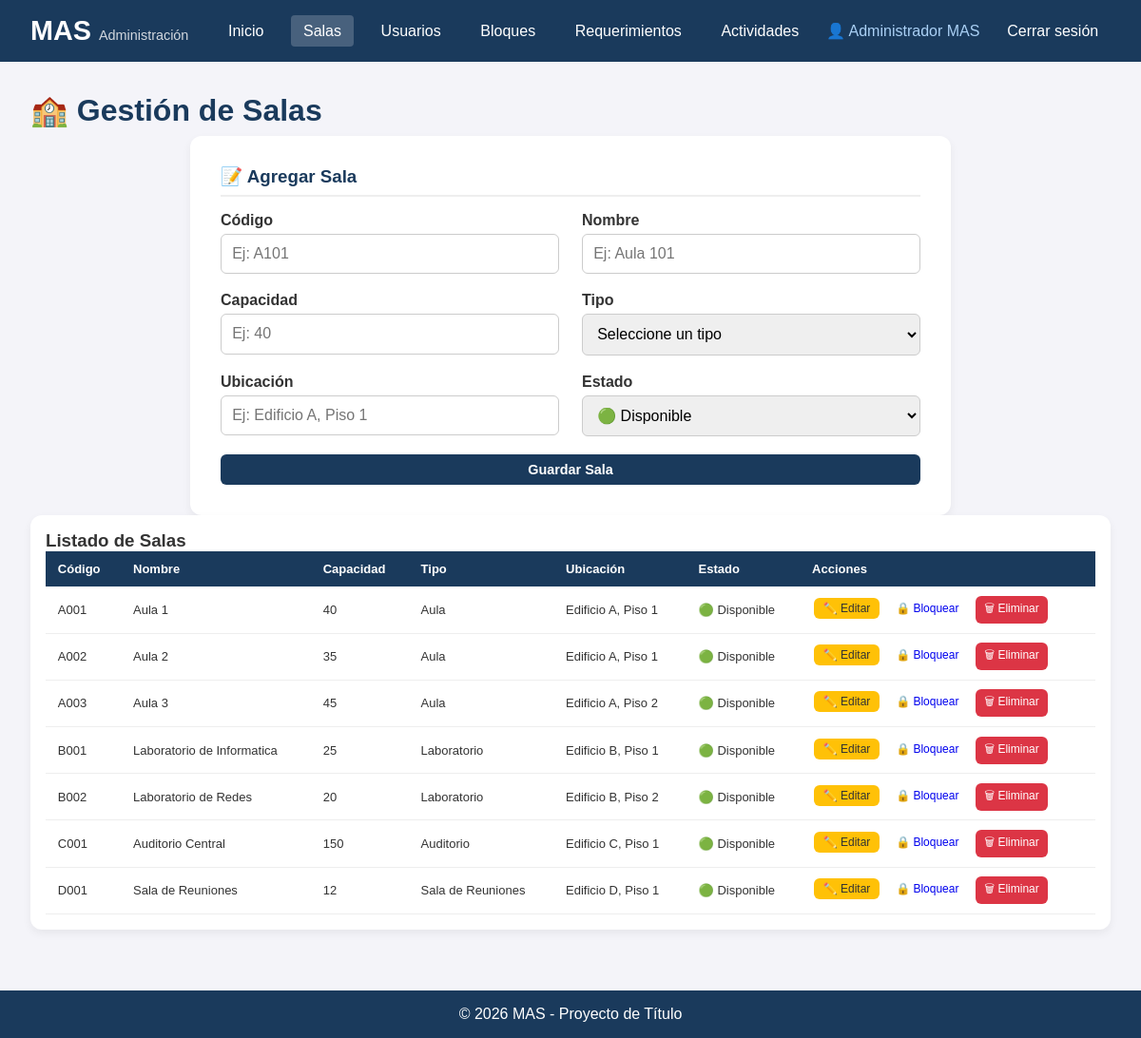
/admin/salas.php (signed in), run on the app's committed database.
### tables this page shows
CREATE TABLE salas (
    id_sala INT AUTO_INCREMENT PRIMARY KEY,
    codigo_sala VARCHAR(10) UNIQUE NOT NULL,
    nombre_sala VARCHAR(100) NOT NULL,
    capacidad INT NOT NULL,
    id_tipo_sala INT,
    estado ENUM('disponible', 'mantencion') DEFAULT 'disponible',
    ubicacion VARCHAR(100),
    descripcion TEXT,
    FOREIGN KEY (id_tipo_sala) REFERENCES tipos_sala(id_tipo_sala)
);

CREATE TABLE tipos_sala (
    id_tipo_sala INT AUTO_INCREMENT PRIMARY KEY,
    nombre_tipo VARCHAR(50) NOT NULL,
    descripcion TEXT
);

### public/admin/salas.php (the view, shortened to what this page needs)
<?php
require_once '../../config/database.php';
$editar = null;
$salas = $pdo->query("SELECT s.*, t.nombre_tipo FROM salas s LEFT JOIN tipos_sala t ON s.id_tipo_sala = t.id_tipo_sala ORDER BY s.codigo_sala")->fetchAll();
?>
<!DOCTYPE html>
<html lang="es">
<head>
    <link rel="stylesheet" href="../css/style.css">
</head>
<body>
    <header>
        <nav>
            <div class="logo"><h1>MAS</h1><span>Administración</span></div>
            <ul>
                <li><a href="../index.php">Inicio</a></li>
                <li><a href="salas.php" class="active">Salas</a></li>
                <li><a href="usuarios.php">Usuarios</a></li>
                <li><a href="bloques.php">Bloques</a></li>
                <li><a href="requerimientos.php">Requerimientos</a></li>
                <li><a href="tipos_actividad.php">Actividades</a></li>
                <li><span>👤 <?php echo htmlspecialchars($_SESSION['nombre_completo']); ?></span></li>
                <li><a href="../logout.php">Cerrar sesión</a></li>
            </ul>
        </nav>
    </header>
    <main>
        <h2>🏫 Gestión de Salas</h2>
        <div class="form-container">
            <h3><?php echo $editar ? '✏️ Editar Sala' : '📝 Agregar Sala'; ?></h3>
            <form method="POST">
                <div class="form-row">
                    <div class="form-group">
                        <label for="codigo_sala">Código</label>
                        <input type="text" id="codigo_sala" name="codigo_sala"
                               value="<?php echo $editar ? htmlspecialchars($editar['codigo_sala']) : ''; ?>"
                               placeholder="Ej: A101" required>
                    </div>
                    <div class="form-group">
                        <label for="nombre_sala">Nombre</label>
                        <input type="text" id="nombre_sala" name="nombre_sala"
                               value="<?php echo $editar ? htmlspecialchars($editar['nombre_sala']) : ''; ?>"
                               placeholder="Ej: Aula 101" required>
                    </div>
                </div>
                <div class="form-row">
                    <div class="form-group">
                        <label for="capacidad">Capacidad</label>
                        <input type="number" id="capacidad" name="capacidad"
                               value="<?php echo $editar ? $editar['capacidad'] : ''; ?>"
                               placeholder="Ej: 40" required>
                    </div>
                    <div class="form-group">
                        <label for="id_tipo_sala">Tipo</label>
                        <select id="id_tipo_sala" name="id_tipo_sala" required>
                            <option value="">Seleccione un tipo</option>
                        </select>
                    </div>
                </div>
                <div class="form-row">
                    <div class="form-group">
                        <label for="ubicacion">Ubicación</label>
                        <input type="text" id="ubicacion" name="ubicacion"
                               value="<?php echo $editar ? htmlspecialchars($editar['ubicacion']) : ''; ?>"
                               placeholder="Ej: Edificio A, Piso 1">
                    </div>
                    <div class="form-group">
                        <label for="estado">Estado</label>
                        <select id="estado" name="estado" required>
                            <option value="disponible" <?php echo $editar && $editar['estado'] == 'disponible' ? 'selected' : ''; ?>>🟢 Disponible</option>
                        </select>
                    </div>
                </div>
                <button type="submit" class="btn btn-primary">
                    <?php echo $editar ? 'Actualizar Sala' : 'Guardar Sala'; ?>
                </button>
            </form>
        </div>
        <div class="table-container">
            <h3>Listado de Salas</h3>
            <table>
                <thead>
                    <tr>
                        <th>Código</th>
                        <th>Nombre</th>
                        <th>Capacidad</th>
                        <th>Tipo</th>
                        <th>Ubicación</th>
                        <th>Estado</th>
                        <th>Acciones</th>
                    </tr>
                </thead>
                <tbody>
                    <?php foreach ($salas as $sala): ?>
                    <tr>
                        <td><?php echo htmlspecialchars($sala['codigo_sala']); ?></td>
                        <td><?php echo htmlspecialchars($sala['nombre_sala']); ?></td>
                        <td><?php echo $sala['capacidad']; ?></td>
                        <td><?php echo htmlspecialchars($sala['nombre_tipo'] ?? 'Sin tipo'); ?></td>
                        <td><?php echo htmlspecialchars($sala['ubicacion']); ?></td>
                        <td><?php echo $sala['estado'] === 'disponible' ? '🟢 Disponible' : '🔴 Mantención'; ?></td>
                        <td>
                            <a href="salas.php?editar=<?php echo $sala['id_sala']; ?>" class="btn btn-warning btn-sm">✏️ Editar</a>
                            <a href="salas.php?cambiar_estado=<?php echo $sala['id_sala']; ?>"
                               class="btn btn-info btn-sm"
                               onclick="return confirm('¿Cambiar estado de la sala?')">
                               <?php echo $sala['estado'] === 'disponible' ? '🔒 Bloquear' : '🔓 Desbloquear'; ?>
                            </a>
                            <a href="salas.php?eliminar=<?php echo $sala['id_sala']; ?>"
                               class="btn btn-danger btn-sm"
                               onclick="return confirm('¿Estás seguro de eliminar esta sala?')">
                               🗑 Eliminar
                            </a>
                        </td>
                    </tr>
                    <?php endforeach; ?>
                </tbody>
            </table>
        </div>
    </main>
    <footer><p>&copy; 2026 MAS - Proyecto de Título</p></footer>
</body>
</html>

### public/css/style.css (style rules this page uses)
* { margin: 0; padding: 0; box-sizing: border-box; }
body { font-family: Arial, sans-serif; background: #f4f4f9; color: #333; min-height: 100vh; display: flex; flex-direction: column; }
header { background: #1a3a5c; color: white; padding: 1rem 2rem; position: sticky; top: 0; z-index: 1000; }
nav { display: flex; justify-content: space-between; align-items: center; flex-wrap: wrap; max-width: 1200px; margin: 0 auto; }
nav .logo h1 { display: inline; font-size: 1.8rem; }
nav .logo span { font-size: 0.9rem; opacity: 0.8; margin-left: 0.5rem; }
nav ul { list-style: none; display: flex; gap: 1rem; align-items: center; flex-wrap: wrap; }
nav ul li a { color: white; text-decoration: none; padding: 0.5rem 0.8rem; border-radius: 4px; transition: background 0.3s; }
nav ul li a.active { background: rgba(255, 255, 255, 0.2); }
nav ul li span { color: #aad0f5; }
main { flex: 1; max-width: 1200px; margin: 2rem auto; padding: 0 2rem; width: 100%; }
h2 { color: #1a3a5c; font-size: 2rem; margin-bottom: 0.5rem; }
.btn-primary { width: 100%; padding: 0.8rem; background: #1a3a5c; color: white; border: none; border-radius: 6px; font-size: 1rem; font-weight: 600; cursor: pointer; transition: background 0.3s; }
.table-container { overflow-x: auto; background: white; border-radius: 12px; box-shadow: 0 4px 10px rgba(0, 0, 0, 0.06); padding: 1rem; }
table { width: 100%; border-collapse: collapse; font-size: 13px; }
table th { background: #1a3a5c; color: white; padding: 0.7rem 0.8rem; text-align: left; }
table td { padding: 0.6rem 0.8rem; border-bottom: 1px solid #eee; }
.btn { display: inline-block; padding: 0.5rem 1.2rem; border-radius: 6px; text-decoration: none; font-size: 0.9rem; border: none; cursor: pointer; transition: background 0.3s; }
.btn-danger { background: #dc3545; color: white; }
.btn-warning { background: #ffc107; color: #333; }
.btn-sm { padding: 0.25rem 0.6rem; font-size: 0.75rem; margin: 0 2px; }
.form-container { background: white; padding: 2rem; border-radius: 12px; box-shadow: 0 4px 10px rgba(0, 0, 0, 0.06); max-width: 800px; margin: 0 auto; }
.form-container h3 { color: #1a3a5c; margin-bottom: 1rem; border-bottom: 2px solid #eee; padding-bottom: 0.5rem; }
.form-row { display: flex; gap: 1.5rem; flex-wrap: wrap; }
.form-row .form-group { flex: 1; min-width: 180px; }
.form-group { margin-bottom: 1.2rem; }
.form-group label { display: block; font-weight: 600; margin-bottom: 0.3rem; color: #333; }
.form-group input, .form-group select, .form-group textarea { width: 100%; padding: 0.7rem; border: 1px solid #ccc; border-radius: 6px; font-size: 1rem; font-family: inherit; }
footer { background: #1a3a5c; color: white; text-align: center; padding: 1rem; margin-top: 2rem; }

### data on the page
salas: codigo_sala "A001", nombre_sala "Aula 1", capacidad "40", id_tipo_sala.nombre_tipo "Aula", ubicacion "Edificio A, Piso 1", estado "🟢 Disponible"
salas: codigo_sala "A002", nombre_sala "Aula 2", capacidad "35", id_tipo_sala.nombre_tipo "Aula", ubicacion "Edificio A, Piso 1", estado "🟢 Disponible"
salas: codigo_sala "A003", nombre_sala "Aula 3", capacidad "45", id_tipo_sala.nombre_tipo "Aula", ubicacion "Edificio A, Piso 2", estado "🟢 Disponible"
salas: codigo_sala "B001", nombre_sala "Laboratorio de Informatica", capacidad "25", id_tipo_sala.nombre_tipo "Laboratorio", ubicacion "Edificio B, Piso 1", estado "🟢 Disponible"
salas: codigo_sala "B002", nombre_sala "Laboratorio de Redes", capacidad "20", id_tipo_sala.nombre_tipo "Laboratorio", ubicacion "Edificio B, Piso 2", estado "🟢 Disponible"
salas: codigo_sala "C001", nombre_sala "Auditorio Central", capacidad "150", id_tipo_sala.nombre_tipo "Auditorio", ubicacion "Edificio C, Piso 1", estado "🟢 Disponible"
salas: codigo_sala "D001", nombre_sala "Sala de Reuniones", capacidad "12", id_tipo_sala.nombre_tipo "Sala de Reuniones", ubicacion "Edificio D, Piso 1", estado "🟢 Disponible"

### other printed values
$_SESSION['nombre_completo'] "Administrador MAS"
